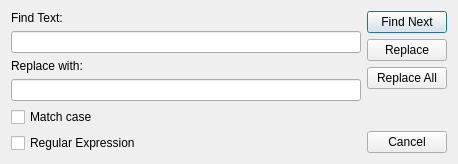
<?xml version="1.0" encoding="UTF-8"?>
<ui version="4.0">
 <class>Replace</class>
 <widget class="QDialog" name="Replace">
  <property name="geometry">
   <rect>
    <x>0</x>
    <y>0</y>
    <width>458</width>
    <height>156</height>
   </rect>
  </property>
  <property name="windowTitle">
   <string>Dialog</string>
  </property>
  <layout class="QHBoxLayout" name="horizontalLayout">
   <item>
    <layout class="QVBoxLayout" name="verticalLayout">
     <item>
      <widget class="QLabel" name="label">
       <property name="text">
        <string>Find Text:</string>
       </property>
      </widget>
     </item>
     <item>
      <widget class="QLineEdit" name="find"/>
     </item>
     <item>
      <widget class="QLabel" name="label_2">
       <property name="text">
        <string>Replace with:</string>
       </property>
      </widget>
     </item>
     <item>
      <widget class="QLineEdit" name="replace"/>
     </item>
     <item>
      <spacer name="verticalSpacer_2">
       <property name="orientation">
        <enum>Qt::Vertical</enum>
       </property>
       <property name="sizeHint" stdset="0">
        <size>
         <width>20</width>
         <height>40</height>
        </size>
       </property>
      </spacer>
     </item>
     <item>
      <widget class="QCheckBox" name="case_2">
       <property name="text">
        <string>Match case</string>
       </property>
      </widget>
     </item>
     <item>
      <widget class="QCheckBox" name="regex">
       <property name="text">
        <string>Regular Expression</string>
       </property>
      </widget>
     </item>
    </layout>
   </item>
   <item>
    <layout class="QVBoxLayout" name="verticalLayout_2">
     <item>
      <widget class="QPushButton" name="next">
       <property name="layoutDirection">
        <enum>Qt::LeftToRight</enum>
       </property>
       <property name="text">
        <string>Find Next</string>
       </property>
      </widget>
     </item>
     <item>
      <widget class="QPushButton" name="repl">
       <property name="text">
        <string>Replace</string>
       </property>
      </widget>
     </item>
     <item>
      <widget class="QPushButton" name="replaceAll">
       <property name="text">
        <string>Replace All</string>
       </property>
      </widget>
     </item>
     <item>
      <spacer name="verticalSpacer">
       <property name="orientation">
        <enum>Qt::Vertical</enum>
       </property>
       <property name="sizeHint" stdset="0">
        <size>
         <width>20</width>
         <height>40</height>
        </size>
       </property>
      </spacer>
     </item>
     <item>
      <widget class="QPushButton" name="cancel">
       <property name="text">
        <string>Cancel</string>
       </property>
      </widget>
     </item>
    </layout>
   </item>
  </layout>
 </widget>
 <resources/>
 <connections/>
</ui>
